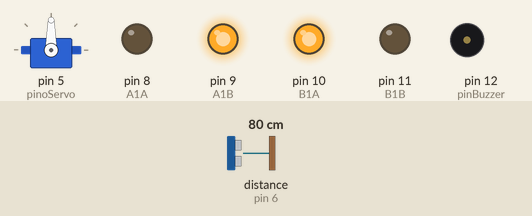
Recording of a sketch running on a simulated Arduino Uno, built with avr-gcc and run on an emulated ATmega328P. Shown: servo, output pins drawn as LEDs (lit = HIGH), buzzer (waves = sounding). The test bench sets the inputs (shaded band); at power-on: distance to the obstacle (sensor on pin 6) 80 cm. The echo pulse lasts 58.3 µs per cm.

Above: at 3.5 s.
3.6 s: distance to the obstacle (sensor on pin 6) set to 30 cm
5.1 s: distance to the obstacle (sensor on pin 6) set to 25 cm
At 6.3 s:
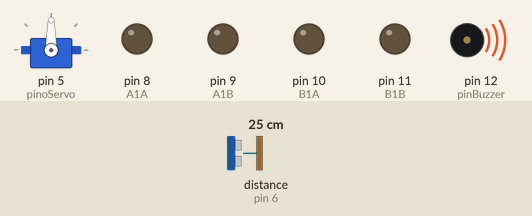
At 7.9 s:
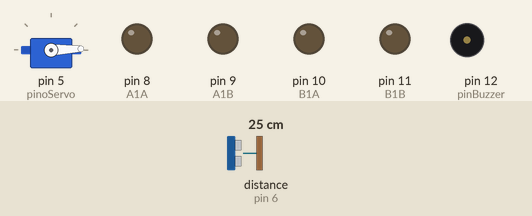
8.1 s: distance to the obstacle (sensor on pin 6) set to 2 cm
At 8.7 s:
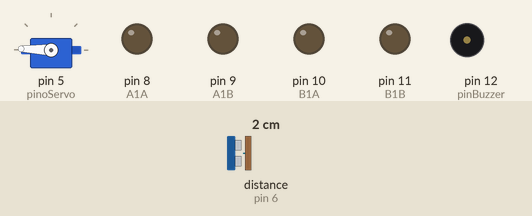
Timing chart, 0 to 17.1 s (numbered marks = the images above; inputs shaded):
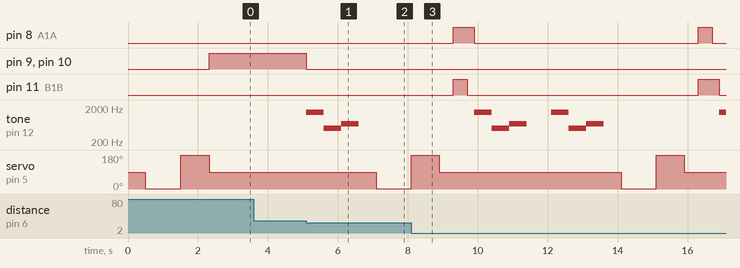

Measured:
- the behaviour switches between 29 and 28 cm on distance to the obstacle (sensor on pin 6) (found by bisection; images 0 and 1)
- after the input at 3.6 s, every drawn part: stays the same
- after the input at 5.1 s, pin 9 (A1B), pin 10 (B1A): HIGH → LOW at once; tone on pin 12 (pinBuzzer): silent → 1500 Hz at once, → 500 Hz 0.50 s later, → 700 Hz 0.50 s later, → silent 0.50 s later; servo on pin 5 (pinoServo): 90° → 2° after 2.0 s

The sketch:

Teste2_RoboFinalizado.ino
```cpp
#include <Servo.h>
#include <Ultrasonic.h>

// Pino do servo motor:
int pinoServo = 5;
// Sensor de distancia ultrassônico
int trig = 7;
int echo = 6;
// Saidas da ponte H :
int B1A = 10;
int B1B = 11;
int A1A = 8;
int A1B = 9;
// Pino do buzzer:
int pinBuzzer = 12;

float distMaxima = 28; // Distancia em cm

Ultrasonic sensor(trig, echo);
Servo servo;

// Funções necessárias:
void somBuzzer(){
      tone(pinBuzzer,1500);
      delay(500);
      tone(pinBuzzer,500);
      delay(500);
      tone(pinBuzzer,700);
      delay(500);
      noTone(pinBuzzer);
}

void movimentar(int mov) {
  if (mov == 1) { // movimenta para frente
    digitalWrite(B1A, HIGH);
    digitalWrite(B1B, LOW);
    digitalWrite(A1A, LOW);
    digitalWrite(A1B, HIGH);
  }else if (mov == 2) { // movimenta para trás
    digitalWrite(B1A, LOW);
    digitalWrite(B1B, HIGH);
    digitalWrite(A1A, HIGH);
    digitalWrite(A1B, LOW);
  }else if (mov == 3) { // realiza uma curva pra direita
    digitalWrite(B1A, LOW);
    digitalWrite(B1B, LOW);
    digitalWrite(A1A, HIGH);
    digitalWrite(A1B, LOW);
  }else if (mov == 4) { // realiza uma curva pra esquerda
    digitalWrite(B1A, LOW);
    digitalWrite(B1B, HIGH);
    digitalWrite(A1A, LOW);
    digitalWrite(A1B, LOW);
  }else { // freia o robô
    digitalWrite(B1A, LOW);
    digitalWrite(B1B, LOW);
    digitalWrite(A1A, LOW);
    digitalWrite(A1B, LOW);
    somBuzzer();
  }
}

int localizar() {
  float distDireita=0;
  float distEsquerda=0;

  delay(500);
  servo.write(2);
  delay(500);
  distDireita = sensor.Ranging(CM); // Verifica a distancia no lado direito.

  delay(500);
  servo.write(178);
  delay(500);
  distEsquerda = sensor.Ranging(CM); // Verifica a distancia no lado esquerdo

  delay(300);
  servo.write(90);

  if (distDireita > distEsquerda) {
    return 1;
  }else if (distDireita < distEsquerda) {
    return -1;
  }else {
    return 0;
  }
}

int deslocarRobo(int r){
  // Verifica o valor do parâmetro r
  if (r == 1) {
    movimentar(2);
    delay(400);
    movimentar(3);
    delay(200);
    movimentar(10);
  } else if (r == -1){
    movimentar(2);
    delay(400);
    movimentar(4);
    delay(200);
    movimentar(10);
  } else{
    movimentar(2);
    delay(400);
    movimentar(4);
    delay(200);
    movimentar(10);
  }

  delay(700);
}

//----------------------------------------------------------
// Programa principal:

void setup() {

  servo.attach(pinoServo); // Inicializa o pino 7
  servo.write(90); // ângulo de rotação do servo motor , no caso 90 graus. Ele começa olhando para frente.

  //pinos da ponte H
  pinMode(B1A,OUTPUT);
  pinMode(B1B,OUTPUT);
  pinMode(A1A,OUTPUT);
  pinMode(A1B,OUTPUT);
  pinMode(pinBuzzer,OUTPUT);

  localizar();
}

void loop() {

  if (sensor.Ranging(CM) <= distMaxima) {
      movimentar(10); // vai frear o robô
      int retorno = localizar(); // Verificando se vai para direita ou para a esquerda.
      delay(400);
      deslocarRobo(retorno);
    }
  else {
      movimentar(1);
  }
}
```
